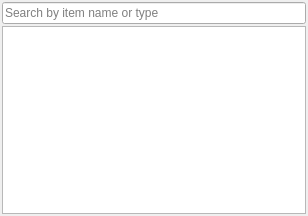
<?xml version="1.0" encoding="UTF-8"?>
<ui version="4.0">
 <class>quick_open_item</class>
 <widget class="QDialog" name="quick_open_item">
  <property name="windowModality">
   <enum>Qt::ApplicationModal</enum>
  </property>
  <property name="geometry">
   <rect>
    <x>0</x>
    <y>0</y>
    <width>308</width>
    <height>216</height>
   </rect>
  </property>
  <property name="windowTitle">
   <string>Quick open item</string>
  </property>
  <property name="windowIcon">
   <iconset theme="forward"/>
  </property>
  <layout class="QVBoxLayout" name="verticalLayout">
   <property name="spacing">
    <number>2</number>
   </property>
   <property name="margin">
    <number>2</number>
   </property>
   <item>
    <widget class="QLineEdit" name="filter_line_edit">
     <property name="placeholderText">
      <string>Search by item name or type</string>
     </property>
    </widget>
   </item>
   <item>
    <widget class="QListWidget" name="items_list_widget"/>
   </item>
  </layout>
 </widget>
 <resources/>
 <connections/>
</ui>
